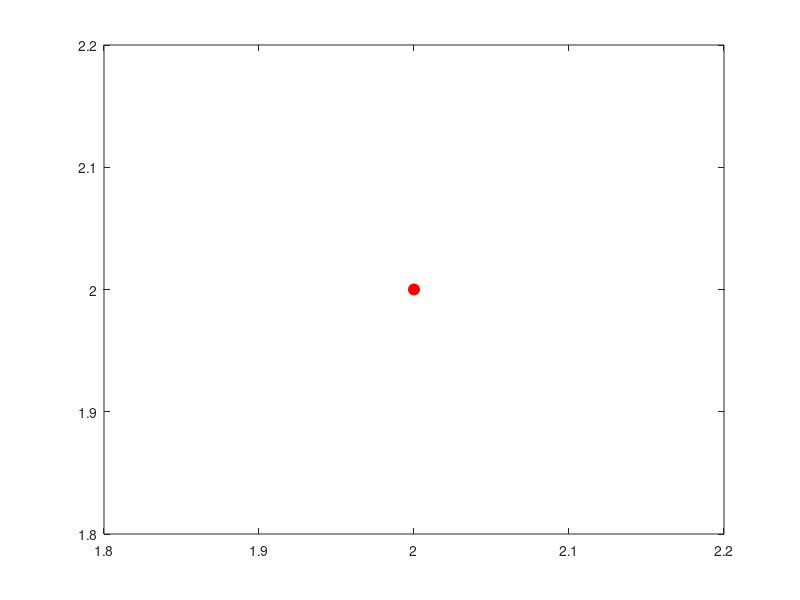

Write MATLAB code to recreate this figure. (Note: this script raises an error after producing the figure.)
function test_newton_f2()

  

  global lim
  lim = 5;
  
  %startpt = [30; 50];
  X = [2; 2];
  startpt = X;
  plot(X(1), X(2), 'ro','MarkerFaceColor','r','MarkerSize',8)
  % fprintf('X = [ %f; %f ]\n', startpt(1), startpt(2))

  N = 250;
  figure(1)
  x = linspace(lim, -lim, N);
  y = linspace(lim, -lim, N);
  [xm, ym] = meshgrid(x, y);
  for r = 1:N; for c = 1:N
    % Do plot of log(1+fcn) since its contours are much more clear
    zm(r, c) = log( 1+f1([xm(r,c), ym(r,c)]) );
  end; end;
  contour(xm, ym, zm, 10);
  hold on
  
  xstar = newton_optimizer(@f2, @grad_2, @hess_2, startpt, 1e-4);
  plot(xstar(1), xstar(2), 'bo','MarkerFaceColor','b','MarkerSize',8)
  legend('The curve', 'Starting point', 'End point');
  fprintf('Found minimum xstar = [ %f; %f ]\n', xstar(1), xstar(2))
end
